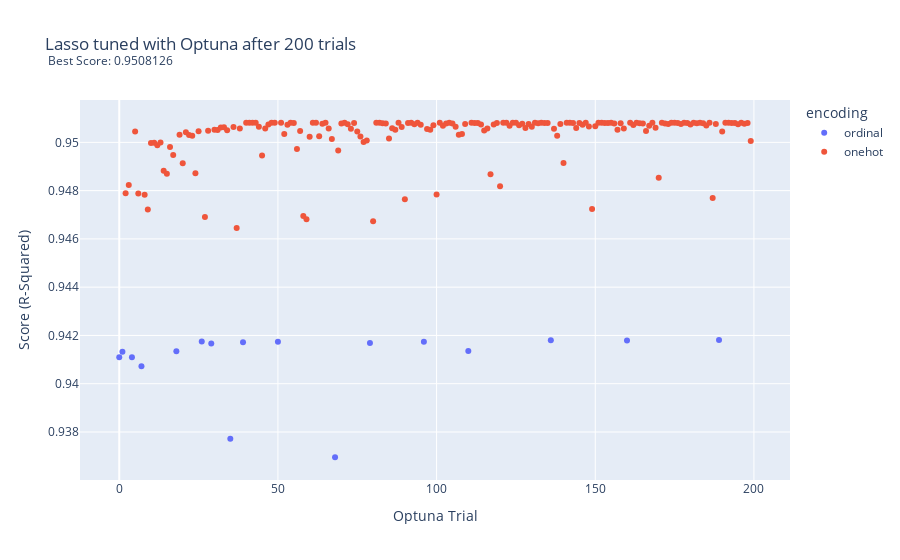

Notebook source saved alongside this figure:
### Code cell
fig = px.scatter(optuna_lasso,
                 x="Trial", 
                 y="Score", 
                 hover_data=['Parameters'],
                 color = 'encoding',
                labels = {'Trial': 'Optuna Trial', 'Score': 'Score (R-Squared)'},
                title = 'Lasso tuned with Optuna after 200 trials  <br><sup> Best Score: 0.9508126</sup>')

fig.update_layout(
    hoverlabel=dict(
        bgcolor="white",
        font_size=8,
        font_family="Rockwell"
    )
)

fig.show()

fig.write_image("images/lasso_optuna_encoding.png")

### Figure 1 — Plotly figure (JSON) as saved in the notebook; plotly's stock layout.template omitted (floating-point values rounded to 4 significant figures; data arrays with more than 128 entries replaced by an {"elided": "..."} marker saying what was removed)
{"data": [{"customdata": [[[["scaling_method", "minmax"], ["encoding_method", "ordinal"], ["alpha", 1.7e-05]]], [[["scaling_method", "standard"], ["encoding_method", "ordinal"], ["alpha", 0.000379]]], [[["scaling_method", "maxabs"], ["encoding_method", "ordinal"], ["alpha", 1.057e-05]]], [[["scaling_method", "maxabs"], ["encoding_method", "ordinal"], ["alpha", 6.479e-05]]], [[["scaling_method", "standard"], ["encoding_method", "ordinal"], ["alpha", 0.0002486]]], [[["scaling_method", "minmax"], ["encoding_method", "ordinal"], ["alpha", 0.0002351]]], [[["scaling_method", "minmax"], ["encoding_method", "ordinal"], ["alpha", 7.543e-05]]], [[["scaling_method", "maxabs"], ["encoding_method", "ordinal"], ["alpha", 0.0002645]]], [[["scaling_method", "robust"], ["encoding_method", "ordinal"], ["alpha", 0.0002326]]], [[["scaling_method", "robust"], ["encoding_method", "ordinal"], ["alpha", 0.0002963]]], [[["scaling_method", "maxabs"], ["encoding_method", "ordinal"], ["alpha", 0.0004404]]], [[["scaling_method", "robust"], ["encoding_method", "ordinal"], ["alpha", 0.0001836]]], [[["scaling_method", "robust"], ["encoding_method", "ordinal"], ["alpha", 0.0002863]]], [[["scaling_method", "standard"], ["encoding_method", "ordinal"], ["alpha", 0.0002254]]], [[["scaling_method", "robust"], ["encoding_method", "ordinal"], ["alpha", 0.0004097]]], [[["scaling_method", "robust"], ["encoding_method", "ordinal"], ["alpha", 0.0004036]]], [[["scaling_method", "robust"], ["encoding_method", "ordinal"], ["alpha", 0.0004413]]]], "hovertemplate": "encoding=ordinal<br>Optuna Trial=%{x}<br>Score (R-Squared)=%{y}<br>Parameters=%{customdata[0]}<extra></extra>", "legendgroup": "ordinal", "marker": {"color": "#636efa", "symbol": "circle"}, "mode": "markers", "name": "ordinal", "orientation": "v", "showlegend": true, "type": "scatter", "x": [0, 1, 4, 7, 18, 26, 29, 35, 39, 50, 68, 79, 96, 110, 136, 160, 189], "xaxis": "x", "y": [0.9411, 0.9413, 0.9411, 0.9407, 0.9413, 0.9417, 0.9417, 0.9377, 0.9417, 0.9417, 0.937, 0.9417, 0.9417, 0.9414, 0.9418, 0.9418, 0.9418], "yaxis": "y"}, {"customdata": {"elided": "183x1x4x2 mixed values"}, "hovertemplate": "encoding=onehot<br>Optuna Trial=%{x}<br>Score (R-Squared)=%{y}<br>Parameters=%{customdata[0]}<extra></extra>", "legendgroup": "onehot", "marker": {"color": "#EF553B", "symbol": "circle"}, "mode": "markers", "name": "onehot", "orientation": "v", "showlegend": true, "type": "scatter", "x": {"elided": "183 int values"}, "xaxis": "x", "y": {"elided": "183 float values"}, "yaxis": "y"}], "layout": {"hoverlabel": {"bgcolor": "white", "font": {"family": "Rockwell", "size": 8}}, "legend": {"title": {"text": "encoding"}, "tracegroupgap": 0}, "title": {"text": "Lasso tuned with Optuna after 200 trials  <br><sup> Best Score: 0.9508126</sup>"}, "xaxis": {"anchor": "y", "domain": [0, 1], "title": {"text": "Optuna Trial"}}, "yaxis": {"anchor": "x", "domain": [0, 1], "title": {"text": "Score (R-Squared)"}}}}
